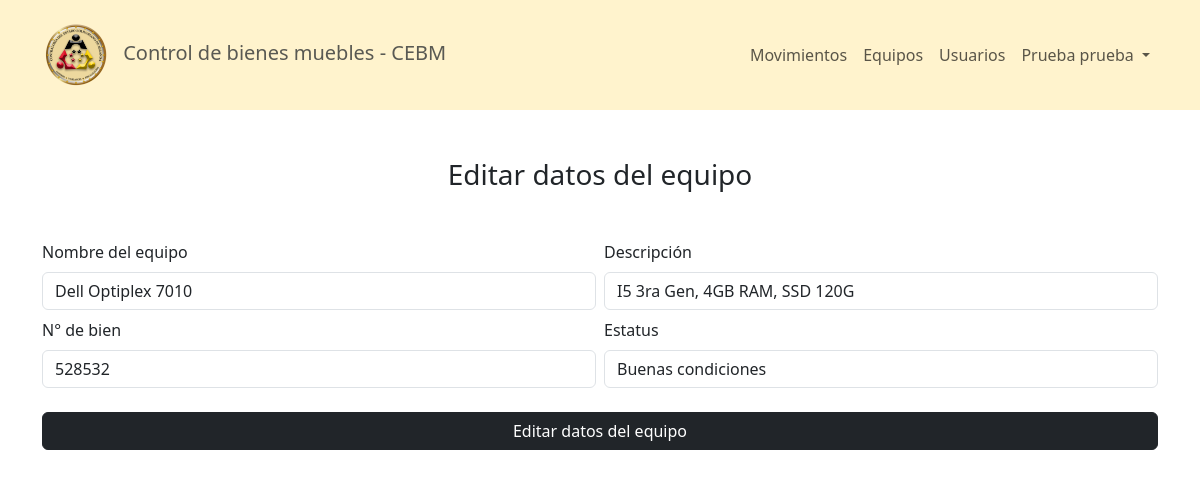
The page /pages/editEquipo.php?id=2 (signed in) on the database as committed earlier.
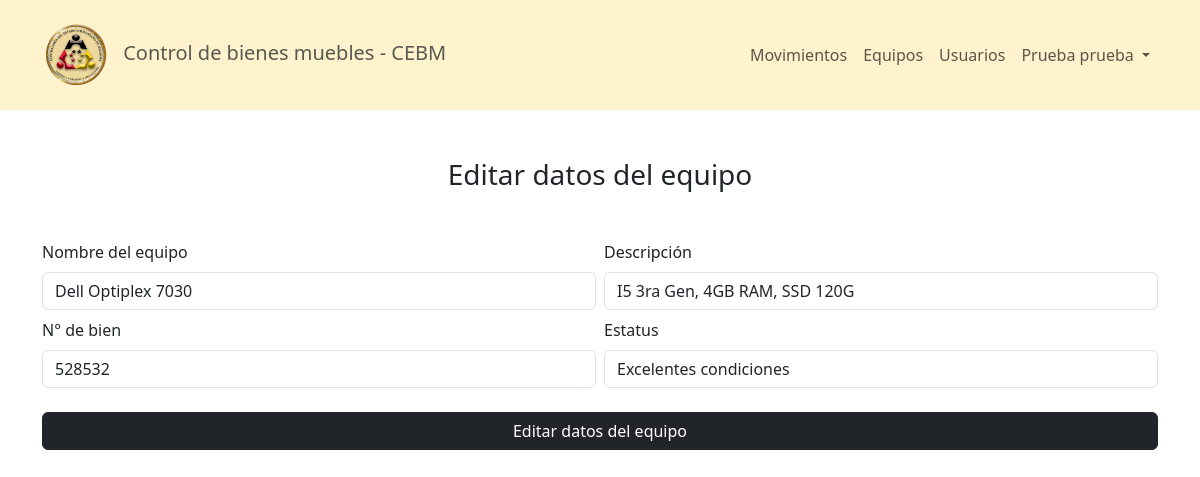
The same page on the database as committed later.
### tables this page shows
CREATE TABLE `equipos` (
  `id` int(11) NOT NULL,
  `equipo` varchar(80) NOT NULL,
  `descripcion` varchar(255) NOT NULL,
  `n_bien` varchar(8) NOT NULL,
  `disponible` tinyint(4) NOT NULL,
  `estatus` int(11) NOT NULL,
  `activo` tinyint(4) NOT NULL
);

### pages/editEquipo.php (the view, shortened to what this page needs)
<?php include ('../config/Header.php'); ?>
<?php include ('../config/NavBar.php'); ?>
<?php
    require('../config/conex.php');
    $id = $_GET['id'];
    $query = "SELECT * FROM equipos WHERE id = $id";
    $result = mysqli_query($conn, $query);
    $equipo = mysqli_fetch_array($result);
?>
<section class="mt-5">
    <h3 class="text-center">Editar datos del equipo</h3>
    <div class="container d-flex justify-content-center mt-5">
        <form action="../services/equipos/edit_equipo.php" method="post" class="row g-2" autocomplete="off">
            <div class="col-sm-6">
                <label for="name" class="form-label">Nombre del equipo</label>
                <input class="form-control" type="text" name="equipo" id="name" maxlength="80" value="<?php echo($equipo[1])?>" placeholder="Nombre del equipo" required>
            </div>
            <div class="col-sm-6">
                <label class="form-label" for="description">Descripción</label>
                <input class="form-control" type="text" name="descripcion" id="description" maxlength="80" value="<?php echo($equipo[2])?>" placeholder="Modelo, marca, componentes" required>
            </div>
            <div class="col-sm-6">
                <label for="bien" class="form-label">N° de bien</label>
                <input type="text" class="form-control" name="n_bien" id="bien" value="<?php echo($equipo[3])?>" maxlength="8" required>
            </div>
            <div class="col-sm-6">
                <label class="form-label" for="status">Estatus</label>
                <select class="form-control" name="estatus" id="status" required>
                    <?php
                        $estatus = ['Excelentes condiciones', 'Buenas condiciones', 'Condiciones regulares', 'Malas condiciones'];
                        foreach($estatus as $key => $status){
                            $selected = ($equipo[5] == $key) ? "selected" : "";
                            echo("<option value='$key' $selected>$status</option>");
                        }
                    ?>
                </select>
            </div>
            <div class="d-grid gap-2 mt-4">
                <input class="btn btn-dark" type="submit" value="Editar datos del equipo">
            </div>
        </form>
    </div>
</section>
<?php include ('../config/FooterHtml.php'); ?>

Rows that differ between the two databases and show on the page:
changed equipos "I5 3ra Gen, 4GB RAM, SSD 120G": equipo "Dell Optiplex 7010" → "Dell Optiplex 7030"
Other text that changed with them:
form field estatus: "Buenas condiciones" → "Excelentes condiciones"
